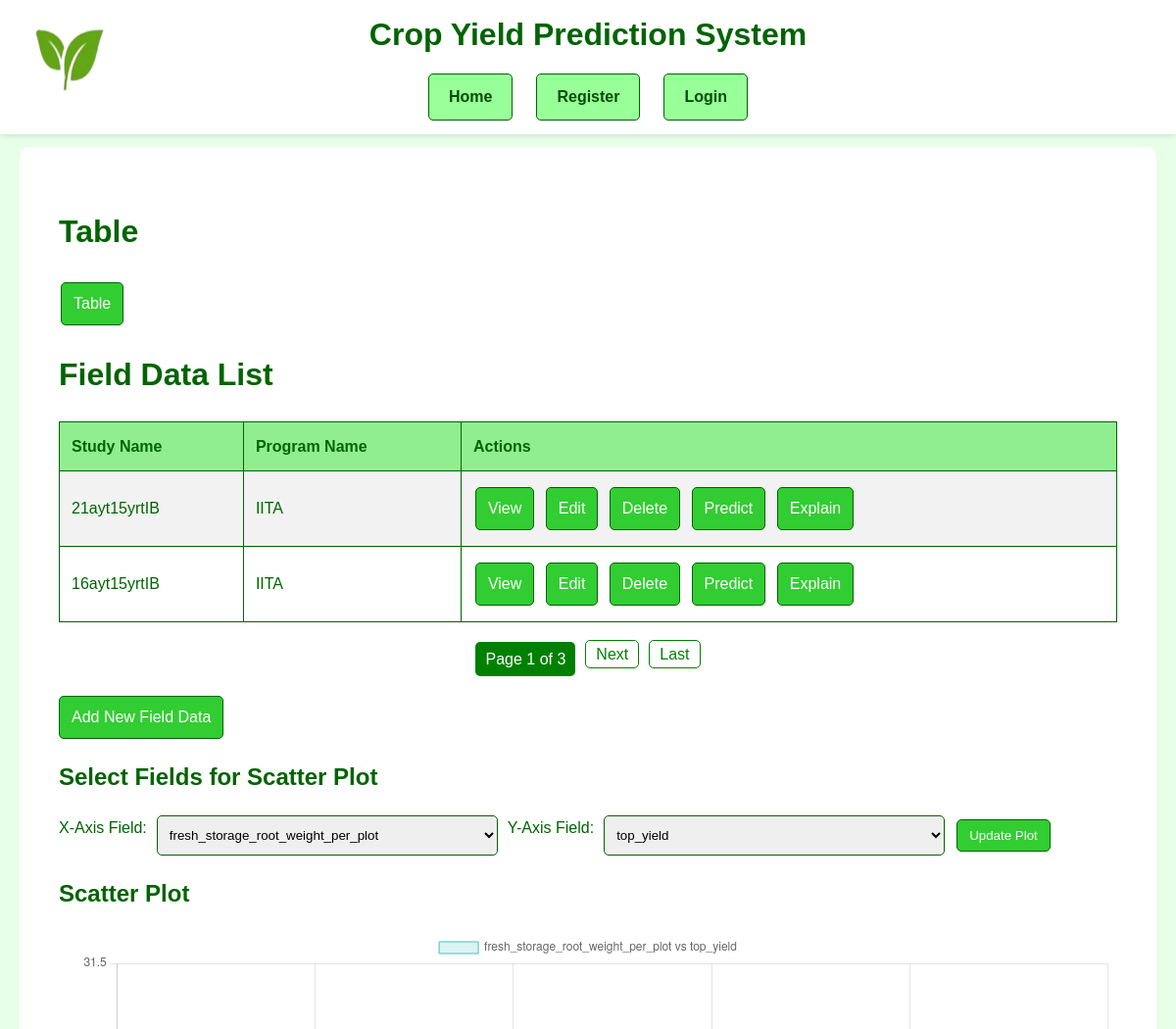
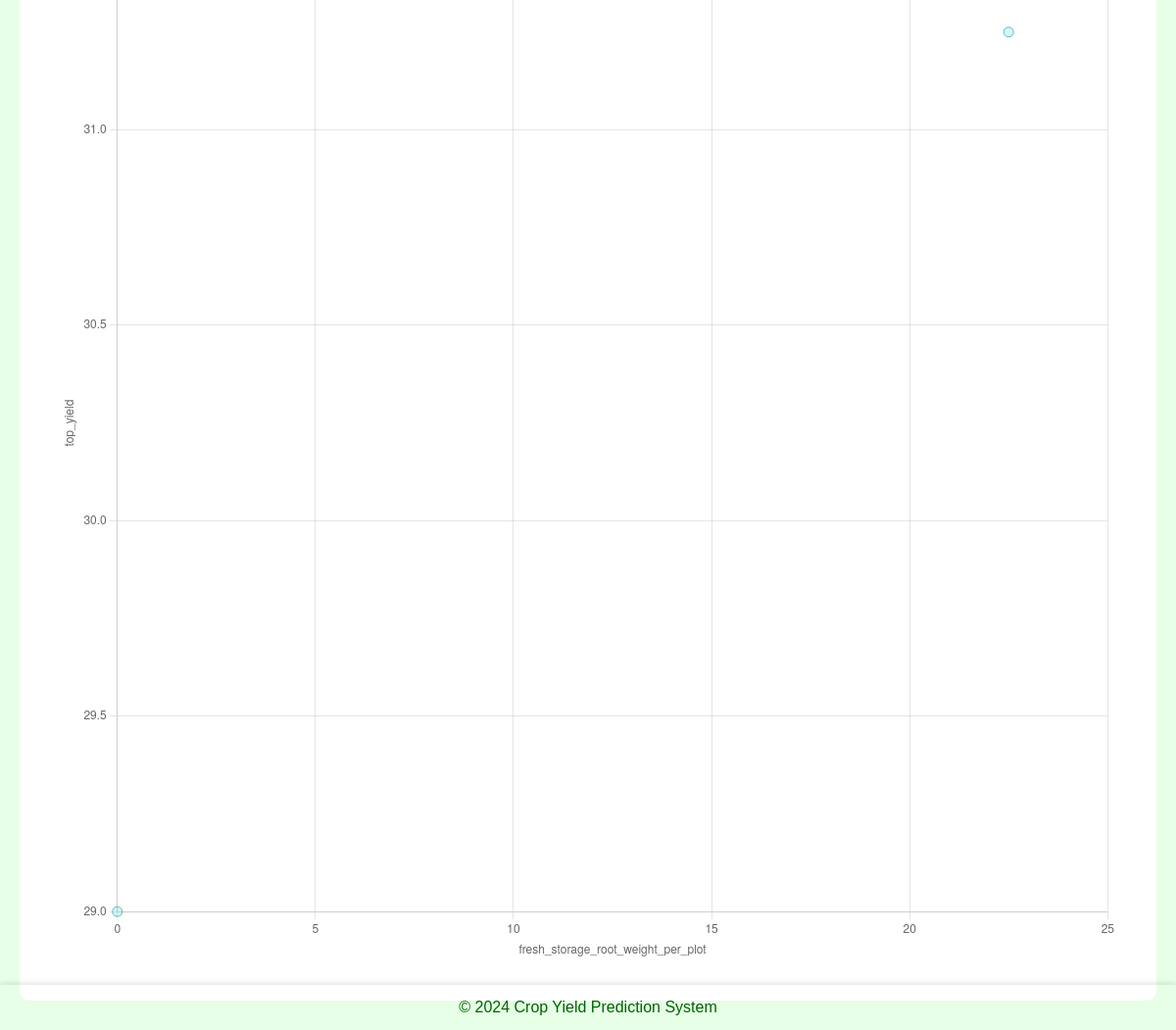
/fielddata/ (signed in), run on the app's committed database (2 pictures, top to bottom).
### django_nlp_integration/nlp_app/models.py (models this page shows, shortened)
class FieldData(models.Model):
    studyYear = models.IntegerField(default=0)
    programDbId = models.CharField(max_length=255, default='')
    programName = models.CharField(max_length=255, default='')
    programDescription = models.TextField(default='')
    studyDbId = models.CharField(max_length=255, default='')
    studyName = models.CharField(max_length=255, default='')
    studyDescription = models.TextField(default='')
    studyDesign = models.CharField(max_length=255, default='')
    plotWidth = models.FloatField(default=0.0)
    plotLength = models.FloatField(default=0.0)
    fieldSize = models.FloatField(default=0.0)
    plantingDate = models.DateField(default=date(2024, 1, 1))
    harvestDate = models.DateField(default=date(2024, 1, 1))
    locationDbId = models.CharField(max_length=255, default='')
    locationName = models.CharField(max_length=255, default='')
    germplasmDbId = models.CharField(max_length=255, default='')
    germplasmName = models.CharField(max_length=255, default='')
    germplasmSynonyms = models.CharField(max_length=255, blank=True, null=True, default='')
    observationLevel = models.CharField(max_length=255, default='')
    observationUnitDbId = models.CharField(max_length=255, default='')
    observationUnitName = models.CharField(max_length=255, default='')
    replicate = models.IntegerField(default=0)
    blockNumber = models.IntegerField(default=0)
    plotNumber = models.IntegerField(default=0)
    entryType = models.CharField(max_length=255, default='Unknown')
    boiled_storage_root_color = models.CharField(max_length=255, default='Unknown')
    cassava_anthractnose_disease_incidence_6_month = models.FloatField(default=0.0)
    cassava_anthractnose_disease_incidence_9_month = models.FloatField(default=0.0)
    cassava_anthractnose_disease_severity_6_month = models.FloatField(default=0.0)
    cassava_anthractnose_disease_severity_9_month = models.FloatField(default=0.0)
    cassava_bacterial_blight_incidence_3_month = models.FloatField(default=0.0)
    cassava_bacterial_blight_incidence_6_month = models.FloatField(default=0.0)
    cassava_bacterial_blight_severity_3_month = models.FloatField(default=0.0)
    cassava_bacterial_blight_severity_6_month = models.FloatField(default=0.0)
    cassava_green_mite_severity_first_evaluation = models.FloatField(default=0.0)
    cassava_green_mite_severity_second_evaluation = models.FloatField(default=0.0)
    cassava_mosaic_disease_incidence_1_month = models.FloatField(default=0.0)
    cassava_mosaic_disease_incidence_3_month = models.FloatField(default=0.0)
    cassava_mosaic_disease_incidence_6_month = models.FloatField(default=0.0)
    cassava_mosaic_disease_severity_1_month = models.FloatField(default=0.0)
    cassava_mosaic_disease_severity_3_month = models.FloatField(default=0.0)
    cassava_mosaic_disease_severity_6_month = models.FloatField(default=0.0)
    dry_matter_content_specific_gravity_method = models.FloatField(default=0.0)
    dry_matter_content_percentage = models.FloatField(default=0.0)
    ease_of_peeling_root_cortex_visual_rating = models.IntegerField(default=0)
    first_apical_branch_height_cm = models.FloatField(default=0.0)
    fresh_shoot_weight_kg_per_plot = models.FloatField(default=0.0)
    fresh_storage_root_weight_per_plot = models.FloatField(default=0.0)
    harvest_index_variable = models.FloatField(default=0.0)
    initial_vigor_assessment = models.IntegerField(default=0)
    number_of_planted_stakes_per_plot = models.IntegerField(default=0)
    plant_architecture_visual_rating = models.IntegerField(default=0)
    plant_stands_harvested_counting = models.IntegerField(default=0)
    poundability_assessment = models.IntegerField(default=0)
    proportion_lodged_plants_percentage = models.FloatField(default=0.0)
    root_neck_length_visual_rating = models.IntegerField(default=0)
    root_number_counting = models.IntegerField(default=0)
    rotted_storage_root_counting = models.IntegerField(default=0)
    specific_gravity = models.FloatField(default=0.0)
    sprout_count_nine_month = models.IntegerField(default=0)
    sprout_count_one_month = models.IntegerField(default=0)
    sprout_count_six_month = models.IntegerField(default=0)
    sprout_count_three_month = models.IntegerField(default=0)
    sprouting_proportion = models.FloatField(default=0.0)
    storage_root_cortex_color_visual_rating = models.IntegerField(default=0)
    storage_root_periderm_color_visual_rating = models.IntegerField(default=0)
    storage_root_pulp_color_visual_rating = models.IntegerField(default=0)
    storage_root_shape_visual_rating = models.IntegerField(default=0)
    storage_root_size_visual_rating = models.IntegerField(default=0)
    taste_of_boiled_root_rating = models.IntegerField(default=0)
    top_yield = models.FloatField(default=0.0)
    total_carotenoid_chart_1_8 = models.FloatField(default=0.0)
    total_carotenoid_iCheck_method = models.FloatField(default=0.0)

### django_nlp_integration/nlp_app/views.py (the view)
# urls.py: path('fielddata/', views.fielddata_list, name='fielddata_list'),
@login_required
def fielddata_list(request):
    fielddata = FieldData.objects.all()
    fields = [f.name for f in FieldData._meta.get_fields() if isinstance(f, FloatField) or isinstance(f, IntegerField)]
    paginator = Paginator(fielddata, 2)  # Show 5 records per page
    page_number = request.GET.get("page")
    pagination_fielddata = paginator.get_page(page_number)
    x_field = request.GET.get('x_field', 'fresh_storage_root_weight_per_plot')
    y_field = request.GET.get('y_field', 'top_yield')
    context = {
        'fielddata': pagination_fielddata,
        'fields': fields,
        'pagination_fielddata': pagination_fielddata,
        'x_field': x_field,
        'y_field': y_field,
    }
    return render(request, 'nlp_app/fielddata_list.html', context)

### django_nlp_integration/nlp_app/templatetags/fielddata_extras.py (called while the page is built)
@register.filter
def get_attr(obj, attr):
    return getattr(obj, attr, None)

### django_nlp_integration/nlp_app/templates/nlp_app/fielddata_list.html (shortened to what this page needs)
{% extends 'base_generic.html' %}
{% block content %}
{% load static %}
{% load fielddata_extras %}
{% load custom_filters %}
<!DOCTYPE html>
<html>
<head>
    <link rel="stylesheet" href="{% static 'css/global.css' %}">
</head>
<body>
    <div class="container">
        <h1> Table </h1>
        <a class="btn" href="{% url 'table' %}">Table</a>
        <h1>Field Data List</h1>
        <table class="data-table">
            <tr>
                <th>Study Name</th>
                <th>Program Name</th>
                <th>Actions</th>
            </tr>
            {% for fielddata in fielddata %}
            <tr>
                <td>{{ fielddata.studyName }}</td>
                <td>{{ fielddata.programName }}</td>
                <td class="actions">
                    <a class="btn" href="{% url 'fielddata_detail' fielddata.pk %}">View</a>
                    <a class="btn" href="{% url 'fielddata_update' fielddata.pk %}">Edit</a>
                    <a class="btn" href="{% url 'fielddata_delete' fielddata.pk %}">Delete</a>
                    <a class="btn" href="{% url 'fielddata_predict' fielddata.pk %}">Predict</a>
                    <a class="btn" href="{% url 'fielddata_explain' fielddata.pk %}">Explain</a>
                </td>
            </tr>
            {% endfor %}
        </table>
    <ul class="pagination">
        <li class="current">Page {{ pagination_fielddata.number }} of {{ pagination_fielddata.paginator.num_pages }}</li>
        {% if pagination_fielddata.has_next %}
            <li><a href="?page={{ pagination_fielddata.next_page_number }}">Next</a></li>
            <li><a href="?page={{ pagination_fielddata.paginator.num_pages }}">Last</a></li>
        {% endif %}
    </ul>
        <a class="btn btn-add" href="{% url 'fielddata_create' %}">Add New Field Data</a>
        <h2>Select Fields for Scatter Plot</h2>
        <form method="get" class="form-inline">
            <label for="x_field">X-Axis Field:</label>
            <select name="x_field" id="x_field" class="form-control">
                {% for field in fields %}
                <option value="{{ field }}" {% if field == x_field %}selected{% endif %}>{{ field }}</option>
                {% endfor %}
            </select>
            <label for="y_field">Y-Axis Field:</label>
            <select name="y_field" id="y_field" class="form-control">
                {% for field in fields %}
                <option value="{{ field }}" {% if field == y_field %}selected{% endif %}>{{ field }}</option>
                {% endfor %}
            </select>
            <button type="submit" class="btn">Update Plot</button>
        </form>
        <h2>Scatter Plot</h2>
        <canvas id="scatterPlot" width="400" height="400"></canvas>
    </div>
    <script>
        const ctx = document.getElementById('scatterPlot').getContext('2d');
        const scatterData = {
            datasets: [{
                label: '{{ x_field }} vs {{ y_field }}',
                data: [
                    {% for field in fielddata %}
                    {
                        x: {{ field|get_attr:x_field }},
                        y: {{ field|get_attr:y_field }}
                    },
                    {% endfor %}
                ],
                backgroundColor: 'rgba(75, 192, 192, 0.2)',
                borderColor: 'rgba(75, 192, 192, 1)',
                pointRadius: 5
            }]
        };
        new Chart(ctx, {
            type: 'scatter',
            data: scatterData,
            options: {
                scales: {
                    x: {
                        type: 'linear',
                        position: 'bottom',
                        title: {
                            display: true,
                            text: '{{ x_field }}'
                        }
                    },
                    y: {
                        title: {
                            display: true,
                            text: '{{ y_field }}'
                        }
                    }
                }
            }
        });
    </script>
</body>
</html>
{% endblock %}

### static/css/global.css (style rules this page uses)
body { background-color: #f0fff0; color: #006400; font-family: 'Arial', sans-serif; margin: 0; padding: 0; line-height: 1.6; }
.container { max-width: 1200px; margin: 0 auto; padding: 20px; }
.data-table { width: 100%; border-collapse: collapse; margin-bottom: 20px; }
.data-table th, .data-table td { padding: 12px; border: 1px solid #006400; text-align: left; }
.data-table th { background-color: #90ee90; }
.data-table tr:nth-child(even) { background-color: #f2f2f2; }
.btn { display: inline-block; padding: 8px 12px; background-color: #32cd32; color: white; text-align: center; text-decoration: none; border-radius: 5px; margin: 4px 2px; transition: background-color 0.3s ease, transform 0.2s ease; border: 1px solid #006400; }
.btn-add { display: block; width: fit-content; margin: 20px 0; }
.actions a { margin-right: 5px; }
.form-inline { display: flex; flex-wrap: wrap; gap: 10px; margin-bottom: 20px; }
.form-control { padding: 8px; border: 1px solid #006400; border-radius: 5px; }

### django_nlp_integration/nlp_app/templates/nlp_app/fielddata_list.html (style rules this page uses)
.pagination { margin-top: 20px; display: flex; justify-content: center; list-style: none; padding: 0; }
.pagination li { margin: 0 5px; }
.pagination a { text-decoration: none; padding: 5px 10px; border: 1px solid green; color: green; border-radius: 5px; }
.pagination .current { background-color: green; color: white; padding: 5px 10px; border-radius: 5px; }

### data on the page
FieldData: studyName "21ayt15yrtIB", programName "IITA"
FieldData: studyName "16ayt15yrtIB", programName "IITA"

### other printed values
{{ pagination_fielddata.number }} "1"
{{ pagination_fielddata.paginator.num_pages }} "3"
form field x_field "fresh_storage_root_weight_per_plot"
form field y_field "top_yield"
chart data {{ field|get_attr:x_field }} 0.0, 22.5
chart data {{ field|get_attr:y_field }} 29.0, 31.25
